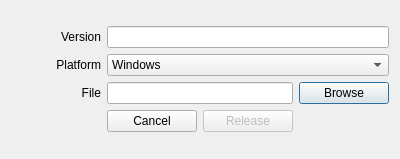
<?xml version="1.0" encoding="UTF-8"?>
<ui version="4.0">
 <class>ReleaseUpgraderDialog</class>
 <widget class="QDialog" name="ReleaseUpgraderDialog">
  <property name="geometry">
   <rect>
    <x>0</x>
    <y>0</y>
    <width>400</width>
    <height>159</height>
   </rect>
  </property>
  <property name="windowTitle">
   <string>Dialog</string>
  </property>
  <layout class="QVBoxLayout" name="verticalLayout">
   <item>
    <layout class="QGridLayout" name="gridLayout">
     <item row="0" column="0">
      <widget class="QLabel" name="label">
       <property name="text">
        <string>Version</string>
       </property>
       <property name="alignment">
        <set>Qt::AlignRight|Qt::AlignTrailing|Qt::AlignVCenter</set>
       </property>
      </widget>
     </item>
     <item row="2" column="0">
      <widget class="QLabel" name="label_2">
       <property name="text">
        <string>File</string>
       </property>
       <property name="alignment">
        <set>Qt::AlignRight|Qt::AlignTrailing|Qt::AlignVCenter</set>
       </property>
      </widget>
     </item>
     <item row="1" column="0">
      <widget class="QLabel" name="label_3">
       <property name="text">
        <string>Platform</string>
       </property>
       <property name="alignment">
        <set>Qt::AlignRight|Qt::AlignTrailing|Qt::AlignVCenter</set>
       </property>
      </widget>
     </item>
     <item row="1" column="1" colspan="3">
      <widget class="QComboBox" name="cbPlatform">
       <item>
        <property name="text">
         <string>Windows</string>
        </property>
       </item>
       <item>
        <property name="text">
         <string>MacOS</string>
        </property>
       </item>
       <item>
        <property name="text">
         <string>Linux</string>
        </property>
       </item>
      </widget>
     </item>
     <item row="0" column="1" colspan="3">
      <widget class="QLineEdit" name="leVersion"/>
     </item>
     <item row="2" column="3">
      <widget class="QPushButton" name="pbBrowse">
       <property name="text">
        <string>Browse</string>
       </property>
      </widget>
     </item>
     <item row="2" column="1" colspan="2">
      <widget class="QLineEdit" name="leFile"/>
     </item>
     <item row="3" column="1">
      <widget class="QPushButton" name="pbCancel">
       <property name="text">
        <string>Cancel</string>
       </property>
      </widget>
     </item>
     <item row="3" column="2">
      <widget class="QPushButton" name="pbRelease">
       <property name="enabled">
        <bool>false</bool>
       </property>
       <property name="text">
        <string>Release</string>
       </property>
      </widget>
     </item>
    </layout>
   </item>
  </layout>
 </widget>
 <resources/>
 <connections/>
</ui>
